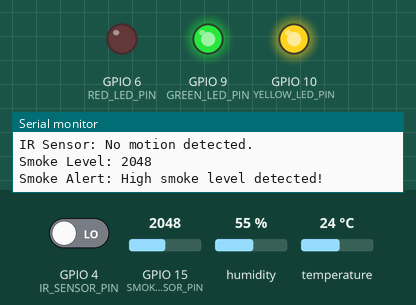
Simulated run of this sketch. Board: ESP32-S3. On the bench: output pins drawn as LEDs (lit = HIGH), the last lines printed to the serial monitor. Inputs (shaded band) come from the test bench; at power-on: GPIO 4 (IR_SENSOR_PIN) LOW, temperature 24 °C, GPIO 15 (SMOKE_SENSOR_PIN) = 2048, humidity 55 %. WiFi joins after 1.5 s; servers stay silent unless stated; no MQTT or app messages arrive unless stated.

Above: at 3.2 s.
3.3 s: GPIO 4 (IR_SENSOR_PIN) driven HIGH
At 4.6 s:
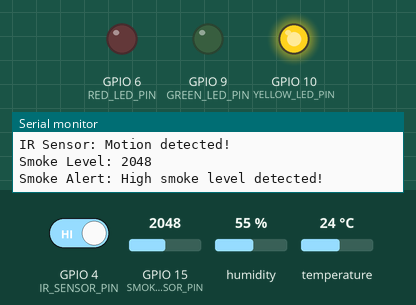
5.6 s: temperature set to 29 °C
7.3 s: temperature set to 32 °C
At 9.0 s:
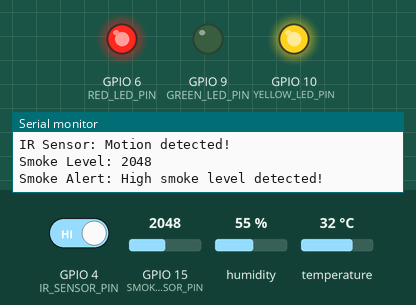
9.6 s: GPIO 4 (IR_SENSOR_PIN) driven LOW
At 10.6 s:
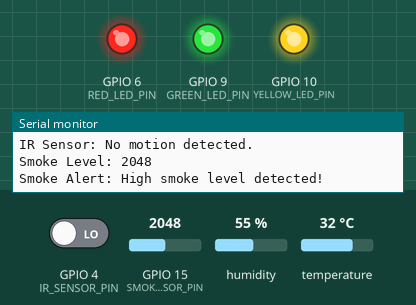
11.7 s: temperature set to 12 °C
At 13.4 s:
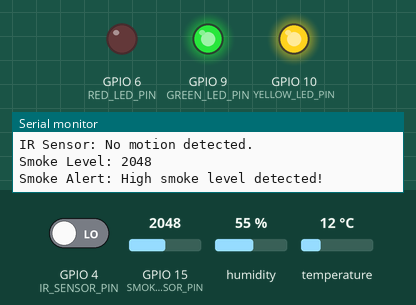
13.7 s: temperature set to 33 °C
At 15.1 s:
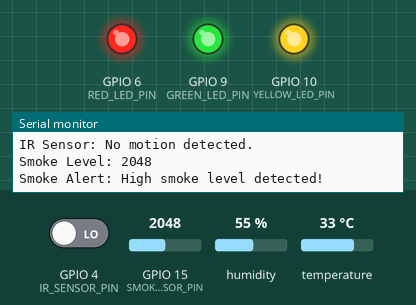
Timing chart, 0 to 16.7 s (numbered marks = the images above; inputs shaded):
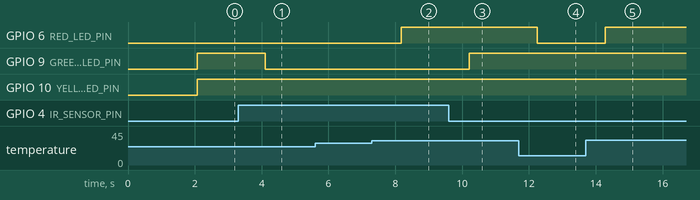

The sketch:

homeManagement.ino
```cpp
#include <PubSubClient.h>
#include <WiFi.h>
#include "DHT.h"

#define DHTTYPE DHT11
const int IR_SENSOR_PIN = 4;       // IR sensor pin
const int SMOKE_SENSOR_PIN = 15;   // Smoke sensor pin
const int DHT11_PIN = 42;          // DHT11 sensor pin
const int GREEN_LED_PIN = 9;       // Green LED for motion
const int RED_LED_PIN = 6;         // Red LED for high temperature
const int YELLOW_LED_PIN = 10;      // Yellow LED for high smoke

const char* WIFI_SSID = "40EdenHouse";
const char* WIFI_PASSWORD = "11801180";
const char* MQTT_SERVER = "34.122.46.212";
const char* MQTT_TOPIC = "iot";
const int MQTT_PORT = 1883;

char buffer[128] = ""; // Text buffer
DHT dht(DHT11_PIN, DHTTYPE);
WiFiClient espClient;
PubSubClient client(espClient);

void setup_wifi() {
    Serial.println();
    Serial.print("Connecting to ");
    Serial.println(WIFI_SSID);

    WiFi.mode(WIFI_STA);
    WiFi.begin(WIFI_SSID, WIFI_PASSWORD);

    while (WiFi.status() != WL_CONNECTED) {
        delay(1000);
        Serial.print(".");
    }

    Serial.println("\nWiFi connected");
    Serial.print("IP address: ");
    Serial.println(WiFi.localIP());
}

void setup() {
    Serial.begin(115200);
    dht.begin();                      // Initialize DHT sensor
    pinMode(IR_SENSOR_PIN, INPUT);    // Initialize IR sensor
    pinMode(SMOKE_SENSOR_PIN, INPUT); // Initialize smoke sensor
    pinMode(GREEN_LED_PIN, OUTPUT);   // Initialize green LED
    pinMode(RED_LED_PIN, OUTPUT);     // Initialize red LED
    pinMode(YELLOW_LED_PIN, OUTPUT);  // Initialize yellow LED
    setup_wifi();                     // Connect to WiFi
    client.setServer(MQTT_SERVER, MQTT_PORT); // Initialize MQTT server
}

void loop() {
    if (!client.connected()) {
        reconnect();
    }
    client.loop();

    // Read temperature and control red LED
    float temperature = dht.readTemperature();
    if (!isnan(temperature)) {
        sprintf(buffer, "Temperature: %.2f degree Celsius", temperature);
        client.publish(MQTT_TOPIC, buffer);
        Serial.println(buffer);

        if (temperature > 30.0) {
            digitalWrite(RED_LED_PIN, HIGH);
        } else {
            digitalWrite(RED_LED_PIN, LOW);
        }
    }

    // Read IR sensor state and control green LED
    int irState = digitalRead(IR_SENSOR_PIN);
    char irBuffer[64];
    if (irState == HIGH) {
        sprintf(irBuffer, "IR Sensor: Motion detected!");
        digitalWrite(GREEN_LED_PIN, !HIGH);
    } else {
        sprintf(irBuffer, "IR Sensor: No motion detected.");
        digitalWrite(GREEN_LED_PIN, !LOW);
    }
    client.publish(MQTT_TOPIC, irBuffer);
    Serial.println(irBuffer);

    // Read smoke level and control yellow LED
    int smokeLevel = analogRead(SMOKE_SENSOR_PIN);

    char smokeBuffer[64];
    sprintf(smokeBuffer, "Smoke Level: %d", smokeLevel);
    client.publish(MQTT_TOPIC, smokeBuffer);
    Serial.println(smokeBuffer);

    if (smokeLevel > 2000) { // Threshold for high smoke level
        digitalWrite(YELLOW_LED_PIN, HIGH);
        client.publish(MQTT_TOPIC, "Smoke Alert: High smoke level detected!");
        Serial.println("Smoke Alert: High smoke level detected!");
    } else {
        digitalWrite(YELLOW_LED_PIN, !LOW);
    }

    delay(1000); // Shortened delay for testing
}

void reconnect() {
    while (!client.connected()) {
        Serial.println("Attempting MQTT connection...");
        if (client.connect("ESP32Client")) {
            Serial.println("Connected to MQTT server");
        } else {
            Serial.print("Failed, rc=");
            Serial.println(client.state());
            delay(1000); // Shortened delay for testing
        }
    }
}
```

Measured:
- the behaviour switches between 30 and 31 °C on temperature (found by bisection; images 1 and 2)
- after the input at 3.3 s, GPIO 9 (GREEN_LED_PIN): HIGH → LOW after 0.81 s
- after the input at 7.3 s, GPIO 6 (RED_LED_PIN): LOW → HIGH after 0.88 s
- after the input at 9.6 s, GPIO 9 (GREEN_LED_PIN): LOW → HIGH after 0.62 s
- after the input at 11.7 s, GPIO 6 (RED_LED_PIN): HIGH → LOW after 0.55 s
- after the input at 13.7 s, GPIO 6 (RED_LED_PIN): LOW → HIGH after 0.59 s
